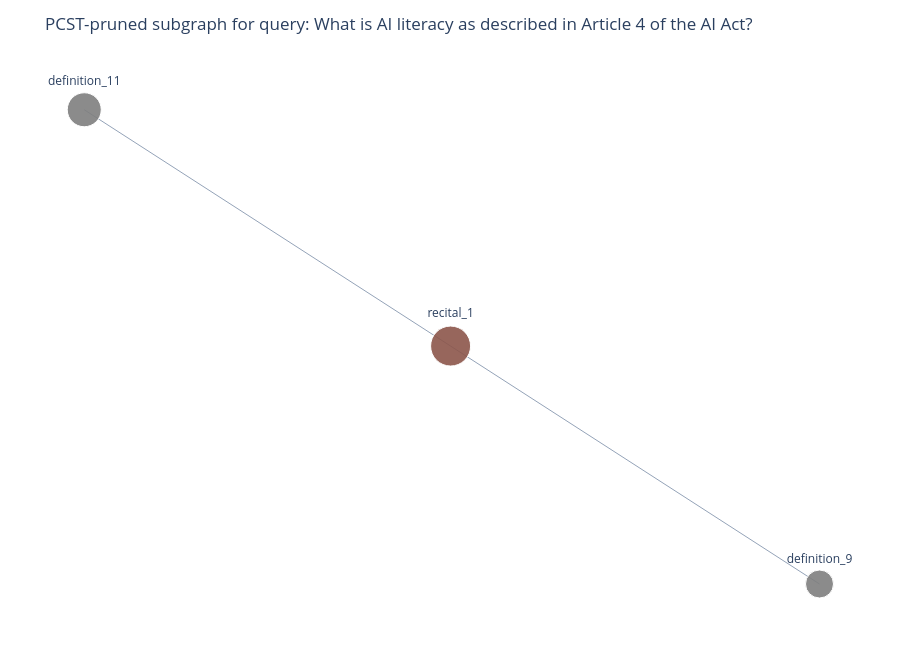

Here is the notebook cell this chart was saved with:
### Code cell
llama1b_pruned["figure"]

### Figure 1 — Plotly figure (JSON) as saved in the notebook; plotly's stock layout.template omitted (floating-point values rounded to 4 significant figures)
{"data": [{"hoverinfo": "none", "line": {"color": "#94a3b8", "width": 1}, "mode": "lines", "type": "scatter", "x": [-0.001038, -0.4493, null, -0.001038, 0.4503, null], "y": [0.002306, 0.9977, null, 0.002306, -1, null]}, {"hoverinfo": "text", "hovertext": ["node_id=recital_1<br>type=recital<br>degree=2<br>similarity=-0.0069<br>prize=4.00", "node_id=definition_11<br>type=definition<br>degree=1<br>similarity=-0.0072<br>prize=3.00", "node_id=definition_9<br>type=definition<br>degree=1<br>similarity=-0.0202<br>prize=2.00"], "marker": {"color": ["#8c564b", "#7f7f7f", "#7f7f7f"], "line": {"color": "#ffffff", "width": 1}, "opacity": 0.9, "size": [40, 34, 28]}, "mode": "markers+text", "text": ["recital_1", "definition_11", "definition_9"], "textposition": "top center", "type": "scatter", "x": [-0.001038, -0.4493, 0.4503], "y": [0.002306, 0.9977, -1]}], "layout": {"height": 650, "margin": {"b": 20, "l": 20, "r": 20, "t": 60}, "showlegend": false, "title": {"text": "PCST-pruned subgraph for query: What is AI literacy as described in Article 4 of the AI Act?"}, "xaxis": {"showgrid": false, "showticklabels": false, "zeroline": false}, "yaxis": {"showgrid": false, "showticklabels": false, "zeroline": false}}}
